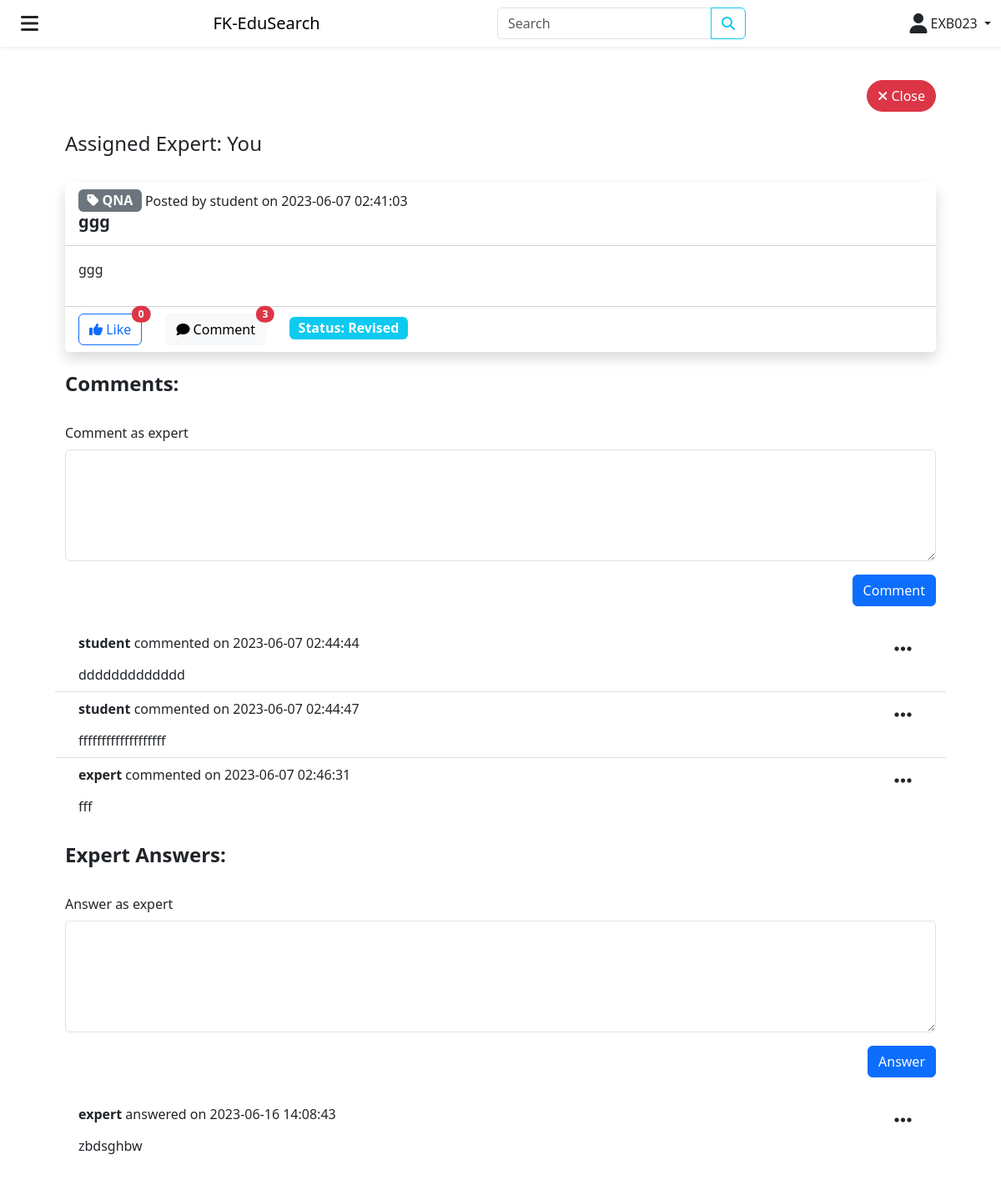
The page /comments.php?post_id=23 (signed in) on the database its author committed.
### tables this page shows
CREATE TABLE `post` (
  `PostID` bigint(255) NOT NULL,
  `UserID` bigint(255) NOT NULL,
  `PostStatus` varchar(9) NOT NULL,
  `PostTitle` varchar(25) NOT NULL,
  `PostContent` varchar(255) NOT NULL,
  `PostCategory` varchar(25) NOT NULL,
  `ExpertID` varchar(10) NOT NULL,
  `PostCreated` timestamp NOT NULL DEFAULT current_timestamp(),
  `PostUpdated` timestamp NOT NULL DEFAULT current_timestamp() ON UPDATE current_timestamp()
);

CREATE TABLE `user` (
  `UserID` bigint(255) NOT NULL,
  `UserName` varchar(100) NOT NULL,
  `UserPassword` varchar(255) NOT NULL,
  `UserEmail` varchar(100) NOT NULL,
  `UserSocialMedia` varchar(100) NOT NULL,
  `UserResearchArea` varchar(100) NOT NULL,
  `StaffID` varchar(10) NOT NULL,
  `StudentID` varchar(10) NOT NULL,
  `ExpertID` varchar(10) NOT NULL,
  `UserRole` tinyint(1) NOT NULL,
  `ResearchTopic` varchar(25) NOT NULL,
  `ExpertAreaOfExpertise` varchar(255) NOT NULL,
  `ExpertCV` varchar(255) NOT NULL,
  `ExpertAccountStatus` tinyint(4) NOT NULL,
  `ExpertRatings` float NOT NULL,
  `PublicationID` bigint(255) NOT NULL,
  `UserCreated` timestamp NOT NULL DEFAULT current_timestamp(),
  `UserUpdated` timestamp NOT NULL DEFAULT current_timestamp() ON UPDATE current_timestamp()
);

CREATE TABLE `comment` (
  `CommentID` bigint(255) NOT NULL,
  `PostID` bigint(255) NOT NULL,
  `UserID` bigint(255) NOT NULL,
  `CommentDetails` varchar(255) NOT NULL,
  `CommentCreated` timestamp NOT NULL DEFAULT current_timestamp(),
  `CommentUpdated` timestamp NOT NULL DEFAULT current_timestamp() ON UPDATE current_timestamp()
);

CREATE TABLE `feedback` (
  `FeedbackID` bigint(255) NOT NULL,
  `PostID` bigint(255) NOT NULL,
  `ExpertID` varchar(10) NOT NULL,
  `ExpertFeedback` varchar(255) NOT NULL,
  `UserRating` tinyint(1) NOT NULL,
  `UserFeedback` varchar(255) NOT NULL,
  `FeedbackCreated` timestamp NOT NULL DEFAULT current_timestamp()
);

### comments.php (the view, shortened to what this page needs)
<?php
require './config/db.php';
?>
<!DOCTYPE html>
<html lang="en">
<head>
	<link rel="stylesheet" href="./node_modules/bootstrap/dist/css/bootstrap.min.css">
	<link rel="stylesheet" href="./node_modules/@fortawesome/fontawesome-free/css/all.min.css">
</head>
<body>
	<?php require "layouts/navbar.php" ?>
	<div class="container p-5 m-5 mx-auto">
		<div class="row g-4">
			<div class="col-12 justify-content-end d-flex">
				<button class="btn btn-danger rounded-5" onclick="history.back();"><i class="fa-solid fa-xmark"></i> Close</button>
			</div>
			<div class="col-3">
				<?php
				$post_id = $_GET['post_id'];
				$stmt = $conn->prepare('SELECT * FROM user JOIN post ON user.UserID = post.UserID WHERE post.PostID = :post_id');
				$stmt->bindParam(':post_id', $post_id);
				$stmt->execute();
				$result = $stmt->fetchAll(PDO::FETCH_OBJ);
				foreach ($result as $row) :
					if ($row->ExpertID) :
				?>
						<h4>Assigned Expert:
							<?php
							if ($_SESSION['id'] == $row->ExpertID) :
								echo 'You';
							elseif ($_SESSION['id'] != $row->ExpertID) :
								echo $row->ExpertID;
							endif;
							?>
						</h4>
						<?php
					elseif ($row->ExpertID == '') : ?>
						<h4>Assigned Expert: None</h4>
					<?php endif; ?>
			</div>
			<div class="col-12">
				<div class="card border-0 shadow">
					<div class="card-header bg-white">
						<div class="row">
							<div class="col-11">
								<span class="badge bg-secondary fs-6"><i class="fa-solid fa-tag"></i> <?php echo $row->PostCategory; ?></span>
								Posted by <?php echo $row->UserName; ?> on <?php echo $row->PostCreated; ?>
							</div>
							<div class="col-12">
								<h5 class="card-title fw-semibold"><?php echo $row->PostTitle; ?></h5>
							</div>
						</div>
					</div>
					<div class="card-body">
						<p><?php echo $row->PostContent; ?></p>
					</div>
					<div class="card-footer bg-white">
						<a class="btn btn-outline-primary position-relative
						<?php
						$user_id = $_SESSION['user_id'];
						$post_id = $row->PostID;
						$stmt = $conn->prepare('SELECT * FROM likes WHERE UserID = :user_id AND PostID = :post_id');
						$stmt->bindParam(':user_id', $user_id);
						$stmt->bindParam(':post_id', $post_id);
						$stmt->execute();
						if ($stmt->rowCount() > 0) {
							echo 'active';
						} else {
							echo '';
						}
						?>" href="./controllers/LikeController.php?post_id=<?php echo $row->PostID ?>">
							<i class="fa-solid fa-thumbs-up"></i>
							Like
							<span class="position-absolute top-0 start-100 translate-middle badge rounded-pill bg-danger">
								<?php
								$post_id = $row->PostID;
								$stmt = $conn->prepare('SELECT COUNT(*) AS total_likes FROM likes JOIN post ON likes.PostID = post.PostID WHERE likes.PostID = :post_id');
								$stmt->bindParam(':post_id', $post_id);
								$stmt->execute();
								$likes = $stmt->fetchAll(PDO::FETCH_OBJ);
								if ($likes[0]->total_likes > 99) {
									echo "99+";
								} else {
									echo $likes[0]->total_likes;
								}
								?>
							</span>
						</a>
						<a class="btn btn-light position-relative ms-4" href="./comments.php?post_id=<?php echo $row->PostID; ?>">
							<i class="fa-solid fa-comment"></i>
							Comment
							<span class="position-absolute top-0 start-100 translate-middle badge rounded-pill bg-danger">
								<?php
								$stmt = $conn->prepare('SELECT COUNT(*) AS total_comments FROM comment JOIN post ON comment.PostID = post.PostID WHERE comment.PostID = :post_id');
								$stmt->bindParam(':post_id', $post_id);
								$stmt->execute();
								$comments = $stmt->fetchAll(PDO::FETCH_OBJ);
								if ($comments[0]->total_comments > 99) {
									echo "99+";
								} else {
									echo $comments[0]->total_comments;
								}
								?>
							</span>
						</a>
						<span class="badge bg-info fs-6 ms-4">Status: <?php echo $row->PostStatus; ?></span>
					</div>
				</div>
			</div>
		<?php endforeach; ?>
		<h4 class="fw-semibold">Comments:</h4>
		<div class="col-12">
			<form class="row g-3 needs-validation" action="./controllers/CommentController.php" method="post" novalidate>
				<div class="col-12">
					<label for="comment" class="form-label">Comment as <?php echo $_SESSION['username']; ?></label>
					<textarea name="comment" id="comment" class="form-control" rows="5" required></textarea>
				</div>
				<div class="col-12 d-flex justify-content-end">
					<input type="submit" class="btn btn-primary" name="add_comment" value="Comment">
				</div>
			</form>
		</div>
		<div class="col-12">
			<ul class="list-group list-group-flush">
				<?php
				$stmt = $conn->prepare('SELECT * FROM comment JOIN user ON comment.UserID = user.UserID WHERE comment.PostID = :post_id ORDER BY comment.CommentID ASC');
				$stmt->bindParam(':post_id', $post_id);
				$stmt->execute();
				$comments = $stmt->fetchAll(PDO::FETCH_OBJ);
				foreach ($comments as $comment) :
				?>
					<li class="list-group-item row">
						<div class="col-12">
							<div class="row">
								<div class="col-11">
									<b><?php echo $comment->UserName; ?></b> commented on <?php echo $comment->CommentCreated; ?>
								</div>
								<div class="col-1 d-flex justify-content-end">
									<div class="dropdown">
										<button class="btn circle-1" type="button" data-bs-toggle="dropdown" aria-expanded="false">
											<i class="fa-solid fa-ellipsis fa-xl"></i>
										</button>
									</div>
								</div>
							</div>
						</div>
						<div class="col-12">
							<?php echo $comment->CommentDetails; ?>
						</div>
					</li>
				<?php endforeach; ?>
			</ul>
		</div>
		<h4 class="fw-semibold">Expert Answers:</h4>
		<?php if (isset($_SESSION['expert']) && ($_SESSION['id'] == $row->ExpertID)) : ?>
			<div class="col-12">
				<form class="row g-3 needs-validation" action="./controllers/FeedbackController.php" method="post" novalidate>
					<div class="col-12">
						<label for="answer" class="form-label">Answer as <?php echo $_SESSION['username']; ?></label>
						<textarea name="answer" id="answer" class="form-control" rows="5" required></textarea>
					</div>
					<div class="col-12 d-flex justify-content-end">
						<input type="submit" class="btn btn-primary" name="add_answer" value="Answer">
					</div>
				</form>
			</div>
		<?php endif; ?>
		<div class="col-12">
			<ul class="list-group list-group-flush">
				<?php
				$stmt = $conn->prepare('SELECT * FROM feedback JOIN user ON feedback.ExpertID=user.ExpertID WHERE feedback.PostID = :post_id ORDER BY feedback.FeedbackID ASC');
				$stmt->bindParam(':post_id', $post_id);
				$stmt->execute();
				$feedbacks = $stmt->fetchAll(PDO::FETCH_OBJ);
				foreach ($feedbacks as $feedback) :
				?>
					<li class="list-group-item row">
						<div class="col-12">
							<div class="row">
								<div class="col-11">
									<b><?php echo $feedback->UserName; ?></b> answered on <?php echo $feedback->FeedbackCreated; ?>
								</div>
								<?php if ($_SESSION['id'] == $feedback->ExpertID) : ?>
									<div class="col-1 d-flex justify-content-end">
										<div class="dropdown">
											<button class="btn circle-1" type="button" data-bs-toggle="dropdown" aria-expanded="false">
												<i class="fa-solid fa-ellipsis fa-xl"></i>
											</button>
										</div>
									</div>
								<?php endif; ?>
								<div class="col-12">
									<?php echo $feedback->ExpertFeedback; ?>
								</div>
					</li>
				<?php endforeach; ?>
			</ul>
		</div>
		</div>
	</div>
</body>
</html>

### rows shown on the page
post: shows "Assigned Expert:", shows "You", PostCategory "QNA", UserID.UserName "student", PostCreated "2023-06-07 02:41:03", PostTitle "ggg", PostContent "ggg", total_likes "0", total_comments "3", PostStatus "Revised"
comment: UserID.UserName "student", CommentCreated "2023-06-07 02:44:44", CommentDetails "ddddddddddddd"
comment: UserID.UserName "student", CommentCreated "2023-06-07 02:44:47", CommentDetails "fffffffffffffffffff"
comment: UserID.UserName "expert", CommentCreated "2023-06-07 02:46:31", CommentDetails "fff"
feedback: user.UserName "expert", FeedbackCreated "2023-06-16 14:08:43", ExpertFeedback "zbdsghbw"

### other values the page prints
$_SESSION["id"] "EXB023"
$_SESSION['username'] "expert"
